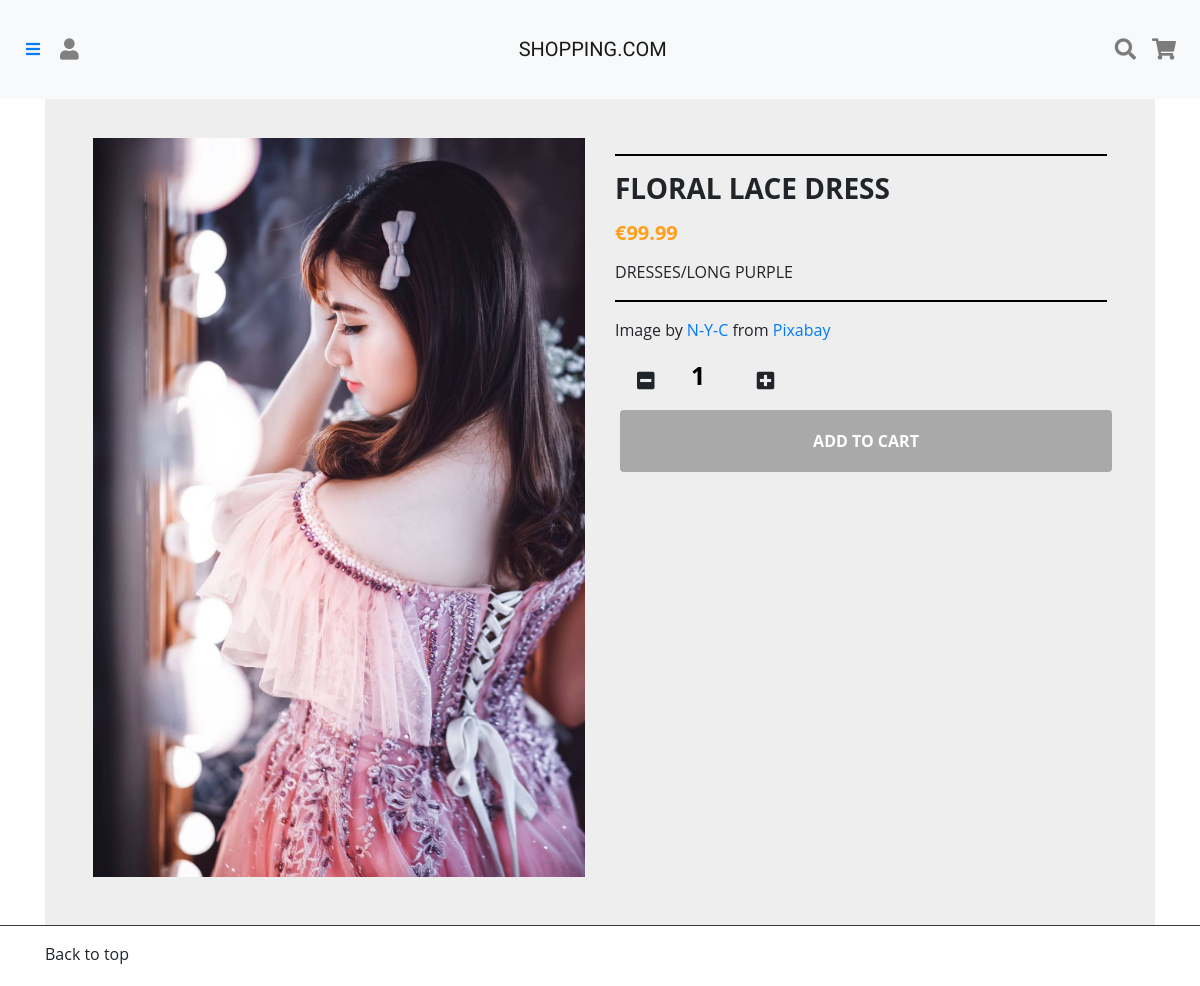
Screenshot of /product/viewProduct.php?productNo=1006 with the database file from the repository.
### tables this page shows
CREATE TABLE Product(
p_id INT(6) UNSIGNED AUTO_INCREMENT PRIMARY KEY,
p_name VARCHAR(30) NOT NULL,
p_category VARCHAR(30) NOT NULL,
p_sub VARCHAR(30) NOT NULL,
p_colour VARCHAR(30) NOT NULL,
p_price DECIMAL(5,2) NOT NULL,
p_quantity INT(6) NOT NULL,
p_description VARCHAR(1000)
);

### src/controller/Product_cont.php (called while the page is built, shortened)
<?php
	include 'Controller.php';
	class Product_Controller extends Controller{
		public function __construct(){
			$this->model= new Product_model();
		}
    	public function productView(){
    		$pid = $_REQUEST['productNo'];
    		$product = $this->model->selectProduct($pid);
    		require_once $_SERVER["DOCUMENT_ROOT"]."/view/header.php";
			require_once $_SERVER["DOCUMENT_ROOT"]."/view/product_detail.php";
			require_once $_SERVER["DOCUMENT_ROOT"]."/view/footer.php";
		}
	}

### src/product/viewProduct.php (called while the page is built)
<?php
  include $_SERVER["DOCUMENT_ROOT"].'/controller/Product_cont.php';
  include $_SERVER["DOCUMENT_ROOT"].'/model/Product_model.php';
  $controller = new Product_Controller();
  $controller -> productView();
?>

### src/model/Model.php (called while the page is built, shortened)
<?php
	class Model{
		private $host = 'db';
		private $dbuser ='d1234';
		private $dbpwd = '1234';
		private $database = 'mysql';
		public function __construct(){
			try{
				$this->pdo = new PDO("mysql:host=$this->host;dbname=$this->database", $this->dbuser, $this->dbpwd);
			}catch(PDOException $e){
				echo 'Could not connect: '. $e -> getMessage();
			}
		}
	}

### src/model/Product_model.php (called while the page is built, shortened)
<?php
	include 'Model.php';
	class Product_Model extends Model{
		function selectProduct($pid){
			$sql = "SELECT * from Product where p_id = '$pid'";
			$stmt = $this->pdo->prepare($sql);
			$stmt->execute();
			return $stmt->fetch();
		}
	}

### src/view/product_detail.php (the view, shortened to what this page needs)
<main id="main product-main">
	<div class="container">
		<div class="card-detail">
			<div class="container-fliud">
				<div class="wrapper row">
					<div class="preview col-md-6">
						<div class="preview-pic tab-content">
						  	<?php
		            		$image_src = "/public/img/{$product['p_category']}/{$product['p_id']}.jpg";
		        			?>
							<img class="img-detail" src=<?php echo $image_src;?>>
						</div>
					</div>
					<div class="details col-md-6">
						<hr style="width: 100%; color: black; height: 1px; background-color:black;" />
						<h3 class="product-title"><?php echo $product['p_name'];?></h3>
						<h5 class="price"><span>€<?php echo $product['p_price'];?></span></h5>
						<div class="rows">
							<span class="info"><?php echo $product['p_category'];?>/<?php echo $product['p_sub'];?></span>
							<span class="info text-right"><?php echo $product['p_colour'];?></span>
						</div>
						<hr style="width: 100%; color: black; height: 1px; background-color:black;" />
						<p class="product-description"><?php echo $product['p_description'];?></p>
						<div class="row">
				 			<div class="col-md-6 product-qty">
				  				<span class="btn btn-default btn-lg btn-qty minus">
				  					<span class="fas fa-minus-square" aria-hidden="true"></span>
				  				</span>
				  				<input type="number" class="count p-quantity text-center" value="1">
				  				<span class="btn btn-default btn-lg btn-qty plus">
				   					<span class="fas fa-plus-square" aria-hidden="true"></span>
				  				</span>
				  			</div>
			 			</div>
						<div class="action">
							<?php if ((isset($_SESSION['user']))&&($_SESSION['user']=='Admin')):?>
							<?php $id = $product['p_id']; $cat = "'".$product['p_category']."'";?>
				  				<div class="row">
				 					<div class="col-md-12 text-center">
				  						<button class="btn btn-dark btn-block cbutton" onclick="location.href='/product/modifyProduct.php?pid='+<?php echo $id?>">
							   				Modify Product
				  						</button>
				 					</div>
				 				</div>
				 				<div class="row">
				 					<div class="col-md-12 text-center">
				  						<button class="btn btn-dark btn-block cbutton mt-auto" onclick="javascript:deleteObject(<?php echo$cat;?>,<?php echo $id;?>)">
				  							Delete Product
				  						</button>
				 					</div>
				 				</div>
			  				<?php else: ?>
				  				<div class="row">
				 					<div class="col-md-12 text-center">
				 						<?php if (isset($_SESSION['user'])):?>
				  							<button id = "addcart" class="btn addcart btn-dark btn-block cbutton" value="Add to Cart">Add to Cart
				  						<?php else:?>
				  							<button id = "addcart-notlogin" class="btn addcart-notlogin btn-dark btn-block cbutton">Add to Cart
				  						<?php endif;?>
				  						</button>
				 					</div>
				 				</div>
			  				<?php endif?>
						</div>
					</div>
				</div>
			</div>
		</div>
	</div>
</main>

### src/public/css/styles.css (style rules this page uses)
main { margin-top:5%; }
.count { color: #000; display: inline-block; width:50px; font-size: 25px; font-weight: 700; line-height: 30px; padding: 0 2px; text-align: center; background: transparent; border-top: transparent !important; border-left: transparent !important; border-right: transparent !important; border-bottom: transparent !important; }
span { -webkit-user-select: none; -moz-user-select: none; -ms-user-select: none; }

### src/public/css/grid.css (style rules this page uses)
.container { display:flex; }
.btn { margin : 5px; }
img { max-width: 100%; }
.preview { display: -webkit-box; display: -webkit-flex; display: -ms-flexbox; display: flex; -webkit-box-orient: vertical; -webkit-box-direction: normal; -webkit-flex-direction: column; -ms-flex-direction: column; flex-direction: column; }
.preview-pic { -webkit-box-flex: 1; -webkit-flex-grow: 1; -ms-flex-positive: 1; flex-grow: 1; }
.tab-content { overflow: hidden; }
.tab-content img { width: 100%; }
.card-detail { margin-top: 30px; background: #eee; padding: 3em; line-height: 1.5em; }
@media screen and (min-width: 997px) { .wrapper { display: -webkit-box; display: -webkit-flex; display: -ms-flexbox; display: flex; } }
.details { display: -webkit-box; display: -webkit-flex; display: -ms-flexbox; display: flex; -webkit-box-orient: vertical; -webkit-box-direction: normal; -webkit-flex-direction: column; -ms-flex-direction: column; flex-direction: column; }
.product-title, .price { text-transform: UPPERCASE; font-weight: bold; }
.info { text-transform: UPPERCASE; }
.checked, .price span { color: #ff9f1a; }
.product-title, .rating, .product-description, .price, .vote, .sizes { margin-bottom: 15px; }
.product-title { margin-top: 0; }
.cbutton, .like { background: #a9a9a9; padding: 1.2em 1.5em; border: none; text-transform: UPPERCASE; font-weight: bold; color: #fff; -webkit-transition: background .3s ease; transition: background .3s ease; }

### rows the page displays
product: p_category+p_id (picture), p_name "FLORAL LACE DRESS", p_price "99.99", p_category "DRESSES", p_sub "LONG", p_colour "PURPLE", p_description "Image by N-Y-C from Pixabay"
